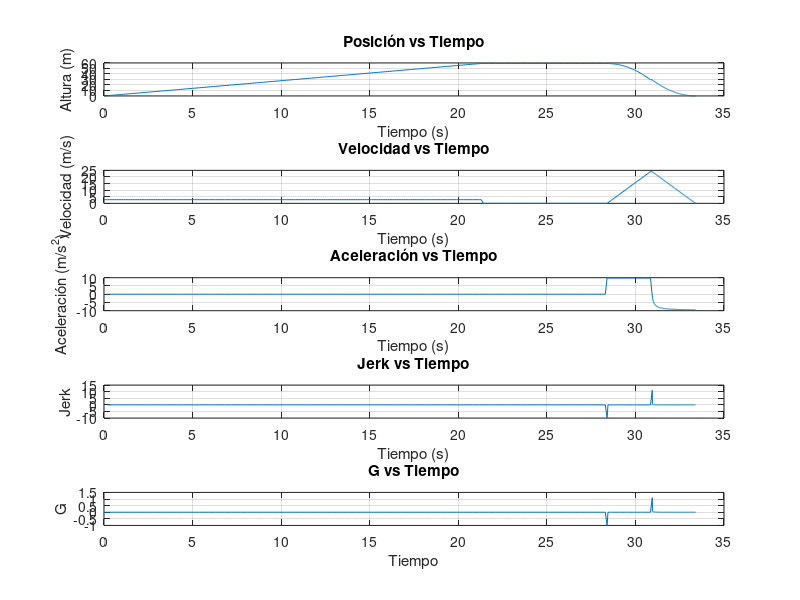

Source code (MATLAB):
% Valores iniciales
altura_inicial = 0;
altura_maxima = 59;
altura_frenado = 30;
tiempo_espera_cima = 7;
velocidad_subida = 10 * 1000 / 3600;
g = 9.81;
masa = 1000;
a_anterior = 0;


% Para los loops
x_posicion = [];
velocidad_grafica = [];
aceleracion_grafica = [];
jerk_grafica = [];
aceleracion = 0;
x = altura_inicial;
tiempo_posicion = [];
gs_grafica = [];
t = 0;
time_step = 0.1;

%Subida con velocidad constante
while x <= altura_maxima
    aceleracion = (velocidad_subida-velocidad_subida)/t;
    x = velocidad_subida*t;
    x_posicion = [x_posicion,x];
    velocidad_grafica = [velocidad_grafica, velocidad_subida];
    aceleracion_grafica = [aceleracion_grafica, aceleracion];
    jerk = (aceleracion-a_anterior)/t;
    jerk_grafica = [jerk_grafica,jerk];
    a_anterior = aceleracion;
    tiempo_posicion = [tiempo_posicion, t];
    gs_grafica = [gs_grafica,0];
    t = t + time_step;   
end

% Calculamos en qué momento debe empezar la caída libre
tiempo_despues = t + tiempo_espera_cima;

% Tiempo de espera
while t <= tiempo_despues
    velocidad = 0;
    aceleracion = 0;
    x_posicion = [x_posicion,altura_maxima];
    velocidad_grafica = [velocidad_grafica,velocidad];
    aceleracion_grafica = [aceleracion_grafica, aceleracion];
    jerk = (aceleracion-a_anterior)/t;
    jerk_grafica = [jerk_grafica,jerk];
    a_anterior = aceleracion;
    tiempo_posicion = [tiempo_posicion, t];
    t = t + time_step;
    gs_grafica = [gs_grafica,0];
end


% Variables que nos ayudarán a calcular el tiempo desde que empezó el
% recorrido y el tiempo  desde que empezó la caída libre 
tiempo = 0;
ti = t- time_step;
total = t;

% Caída libre
while x >= altura_frenado
    dif = (g*(tiempo^2))/2; 
    x = altura_maxima - dif;
    velocidad = g*tiempo;
    x_posicion = [x_posicion,x];
    velocidad_grafica = [velocidad_grafica,velocidad];
    aceleracion_grafica = [aceleracion_grafica, g];
    jerk = ((g-a_anterior)/(total-ti))/g;
    jerk_grafica = [jerk_grafica,-jerk];
    total = t + tiempo;
    tiempo_posicion = [tiempo_posicion, total];
    tiempo = tiempo + 0.05;
    gs_grafica = [gs_grafica,-(g-a_anterior)/g];
    a_anterior =g;
end


% Frenado magnético

% Variables de referencia
t = total+time_step;
ti = total;
a= 0.1; % radio del dipolo
R = 0.0000000968; % resistencia del material
M = 4*pi*10^(-7); % constante permeabilidad
U = 24000; % momento dipolar consultar
Q = [x;velocidad]; % [z;v]
v_anterior = velocidad;
a_anterior = 9.81;
h = 0.01;
F = @(t, Q) [Q(2,1); (-900*9.81+((-9*((24000*4*pi*10^(-7))^2)*(0.1^4))/(4*R))*((Q(1,1)^2)/((Q(1,1)^2)+(0.1^2))^5)*(Q(2,1)))/900];

% Frenado magnético con Runge Kutta
while Q(2,1)>=0
    K1 = F(t, Q);
    K2 = F(t+(h/2), Q+(h/2)*K1); 
    K3 = F(t+(h/2), Q+(h/2)*K2);
    K4 = F(t+h,Q+h*K3);
    Q_nueva = Q+(h/6)*(K1+(2*K2)+(2*K3)+K4);
    Q = Q_nueva;
    if Q_nueva(2,1)>=0
        Posicion = x-(Q_nueva(1,1)-x);
        x_posicion = [x_posicion,Posicion];
        velocidad_grafica = [velocidad_grafica,Q_nueva(2,1)];
        tiempo_posicion = [tiempo_posicion, t];
        aceleracion = (Q_nueva(2,1)-v_anterior)/(t-ti);
        aceleracion_grafica = [aceleracion_grafica, aceleracion];
        jerk = -((aceleracion-a_anterior)/(t-ti))/g;
        jerk_grafica = [jerk_grafica,jerk];
        t = t+h;
        gs_grafica = [gs_grafica,-((aceleracion-a_anterior)/g)];
        a_anterior = aceleracion;
    end
end

if Posicion < 0
    fprintf('Se estrelló\n');
else 
    fprintf('Se detuvo a los: \n');
    disp(Posicion)
end



% Gráficas
subplot(5,1,1)
plot(tiempo_posicion, x_posicion)
xlabel('Tiempo (s)')
ylabel('Altura (m)')
title('Posición vs Tiempo')
grid on

subplot(5,1,2)
plot(tiempo_posicion, velocidad_grafica)
xlabel('Tiempo (s)')
ylabel('Velocidad (m/s)')
title('Velocidad vs Tiempo')
grid on

subplot(5,1,3)
plot(tiempo_posicion, aceleracion_grafica)
xlabel('Tiempo (s)')
ylabel('Aceleración (m/s^2)')
title('Aceleración vs Tiempo')
grid on

subplot(5,1,4)
plot(tiempo_posicion, jerk_grafica)
xlabel('Tiempo (s)')
ylabel('Jerk')
title('Jerk vs Tiempo')
grid on

subplot(5,1,5)
plot(tiempo_posicion, gs_grafica)
xlabel('Tiempo')
ylabel('G')
title('G vs Tiempo')
grid on